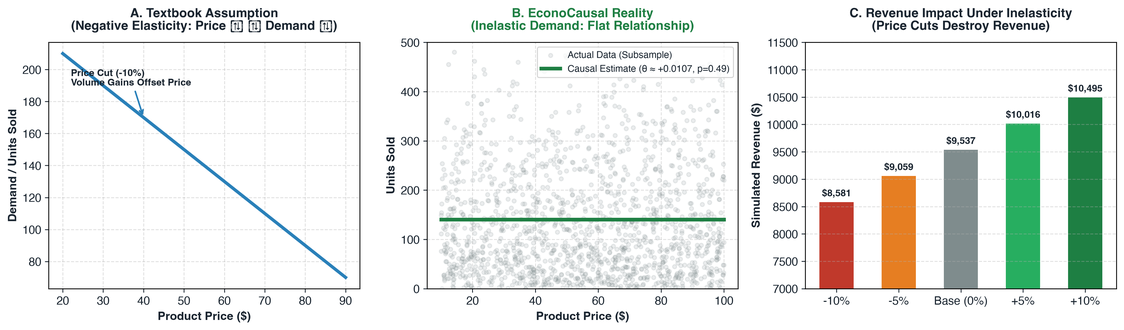
#> input picture presentation_assets/slide2_demand_concept.png, 1124 x 330 px, shrunk from 4461 x 1311 before the run; the run also reads 2 pictures not shown here
$ python generate_pdf_presentation.py
#> lines starting #> are read from the running program, lines starting #| are printed output that depends on the picture
import os
import matplotlib
matplotlib.use('Agg')
import matplotlib.pyplot as plt
import matplotlib.patches as patches
import matplotlib.image as mpimg
from matplotlib.backends.backend_pdf import PdfPages
import numpy as np

# Palette
PRIMARY_GREEN = '#1B5E20'
SECONDARY_GREEN = '#2E7D32'
LIGHT_BG = '#F8FAFC'
CARD_BG = '#FFFFFF'
BORDER_COLOR = '#E2E8F0'
DARK_TEXT = '#1A2530'
BODY_TEXT = '#334155'
MUTED_TEXT = '#64748B'
PILL_BG = '#E8F5E9'
RED_ACCENT = '#C0392B'

def draw_header(ax, category, title, subtitle=None):
    # Top accent bar
    ax.add_patch(patches.Rectangle((0, 0.99), 1, 0.01, facecolor=PRIMARY_GREEN, edgecolor='none', transform=ax.transAxes))

    # Category pill
    ax.text(0.06, 0.935, f"  {category.upper()}  ", transform=ax.transAxes,
            fontsize=8.5, fontweight='bold', color=PRIMARY_GREEN, va='center',
            bbox=dict(boxstyle='round,pad=0.35', facecolor=PILL_BG, edgecolor=SECONDARY_GREEN, lw=1))

    # Title
    ax.text(0.06, 0.88, title, transform=ax.transAxes, fontsize=17, fontweight='bold', color=DARK_TEXT, va='center')

    if subtitle:
        ax.text(0.06, 0.835, subtitle, transform=ax.transAxes, fontsize=9.5, color=MUTED_TEXT, va='center')

def draw_card(ax, x, y, w, h, bg=CARD_BG, border=BORDER_COLOR, lw=1.2):
    rect = patches.FancyBboxPatch((x, y), w, h, boxstyle="round,pad=0.01,rounding_size=0.015",
                                  facecolor=bg, edgecolor=border, linewidth=lw, transform=ax.transAxes)
    ax.add_patch(rect)
    return rect

pdf_filename = 'EconoCausal_Internship_Mid_Review_Presentation.pdf'
print(f"Generating {pdf_filename}...")

with PdfPages(pdf_filename) as pdf:
    # -------------------------------------------------------------
    # SLIDE 1: Title Slide
    # -------------------------------------------------------------
    fig, ax = plt.subplots(figsize=(13.333, 7.5), dpi=300)
    fig.patch.set_facecolor(LIGHT_BG)
    ax.set_facecolor(LIGHT_BG)
    ax.axis('off')

    # Hero card
    draw_card(ax, 0.06, 0.40, 0.88, 0.54)
    ax.add_patch(patches.Rectangle((0.06, 0.40), 0.012, 0.54, facecolor=PRIMARY_GREEN, edgecolor='none', transform=ax.transAxes))

    ax.text(0.09, 0.86, "INTERNSHIP MID-REVIEW PRESENTATION", transform=ax.transAxes, fontsize=10, fontweight='bold', color=PRIMARY_GREEN)
    ax.text(0.09, 0.74, "EconoCausal", transform=ax.transAxes, fontsize=36, fontweight='bold', color=DARK_TEXT)
    ax.text(0.09, 0.65, "AI-Integrated Causal Demand Estimation & Dynamic Pricing Decision-Support System",
            transform=ax.transAxes, fontsize=15, fontweight='bold', color=SECONDARY_GREEN)
    ax.text(0.09, 0.50, "A semiparametric econometric framework leveraging Double Machine Learning (DML) to isolate structural price\nelasticity, evaluate retail scenarios under inventory constraints, and enforce business governance.",
            transform=ax.transAxes, fontsize=11, color=MUTED_TEXT, linespacing=1.4)

    # 3 Metadata cards
    # Card 1: Candidate
    draw_card(ax, 0.06, 0.12, 0.28, 0.24)
    ax.text(0.08, 0.31, "CANDIDATE DETAILS", transform=ax.transAxes, fontsize=8.5, fontweight='bold', color=PRIMARY_GREEN)
    ax.text(0.08, 0.24, "Student: Ippili Hasika\nRole: Data Analyst Intern", transform=ax.transAxes, fontsize=9.5, color=DARK_TEXT, linespacing=1.4)

    # Card 2: Academic
    draw_card(ax, 0.36, 0.12, 0.28, 0.24)
    ax.text(0.38, 0.31, "ACADEMIC AFFILIATION", transform=ax.transAxes, fontsize=8.5, fontweight='bold', color=PRIMARY_GREEN)
    ax.text(0.38, 0.24, "College: ANITS\nDepartment: Information Technology", transform=ax.transAxes, fontsize=9.5, color=DARK_TEXT, linespacing=1.4)

    # Card 3: Host
    draw_card(ax, 0.66, 0.12, 0.28, 0.24)
    ax.text(0.68, 0.31, "INTERNSHIP HOST", transform=ax.transAxes, fontsize=8.5, fontweight='bold', color=PRIMARY_GREEN)
    ax.text(0.68, 0.24, "Organization: Infotact Solutions\nStage: Mid-Review Defense (Days 1–19)", transform=ax.transAxes, fontsize=9.5, color=DARK_TEXT, linespacing=1.4)

    pdf.savefig(fig, bbox_inches='tight')
    plt.close()

    # -------------------------------------------------------------
    # SLIDE 2: Problem Statement
    # -------------------------------------------------------------
    fig, ax = plt.subplots(figsize=(13.333, 7.5), dpi=300)
    fig.patch.set_facecolor(LIGHT_BG)
    ax.set_facecolor(LIGHT_BG)
    ax.axis('off')
    draw_header(ax, "Context & Motivation", "Problem Statement: The Retail Pricing Challenge",
                "Why standard predictive machine learning leads to flawed pricing decisions and revenue destruction.")

    # Left Card
    draw_card(ax, 0.06, 0.08, 0.36, 0.72)
    ax.text(0.08, 0.74, "CORE BUSINESS CHALLENGES", transform=ax.transAxes, fontsize=10, fontweight='bold', color=PRIMARY_GREEN)
    challenges = [
        ("Price vs. Demand Trade-off:", "Price changes directly drive consumer purchasing. Raising prices may reduce volume sold."),
        ("The Discounting Fallacy:", "Discounts may boost volume, but under inelastic demand, total revenue (P × Q) drops significantly."),
        ("Endogeneity & Confounding:", "Store location, seasonality, inventory, and promotions jointly influence price and demand."),
        ("Predictive vs. Causal Gap:", "Standard supervised models forecast demand under existing policies, but cannot evaluate counterfactuals."),
        ("Need for Governance:", "Retailers require pricing engines bounded by inventory limits, cost realities, and uncertainty.")
    ]
    y_pos = 0.67
    for bold_txt, norm_txt in challenges:
        ax.text(0.08, y_pos, f"• {bold_txt}", transform=ax.transAxes, fontsize=9.5, fontweight='bold', color=DARK_TEXT)
        ax.text(0.08, y_pos - 0.045, f"  {norm_txt}", transform=ax.transAxes, fontsize=8.5, color=BODY_TEXT)
        y_pos -= 0.115

    # Right Image Card
    draw_card(ax, 0.44, 0.08, 0.50, 0.72)
    img2 = mpimg.imread('presentation_assets/slide2_demand_concept.png')
#> img2 is the input picture: shape (330, 1124, 4) float32; mean R, G, B, A 0.914, 0.926, 0.913, 1
    ax.imshow(img2, aspect='auto', extent=[0.45, 0.93, 0.12, 0.76], transform=ax.transAxes)

    pdf.savefig(fig, bbox_inches='tight')
    plt.close()

    # -------------------------------------------------------------
    # SLIDE 3: Project Objectives
    # -------------------------------------------------------------
    fig, ax = plt.subplots(figsize=(13.333, 7.5), dpi=300)
    fig.patch.set_facecolor(LIGHT_BG)
    ax.set_facecolor(LIGHT_BG)
    ax.axis('off')
    draw_header(ax, "Project Scope", "Project Objectives: Bridging Prediction and Causality",
                "Six structured objectives designed to transition from historical observation to decision intelligence.")

    objs = [
        ("1. Data Engineering & Auditing", "Analyze 73,100 store-level retail records across 20 products, 5 stores, and 4 regions over 2 full years (2022–2024). Verify zero missingness and schema integrity.", PRIMARY_GREEN),
        ("2. Exploratory & Temporal Analysis", "Investigate bivariate distributions, price support variation across all 100 product-store pairs, and seasonal demand trajectories to isolate macroeconomic trends.", PRIMARY_GREEN),
        ("3. Baseline Demand Modeling", "Build supervised predictive models (Random Forest, Gradient Boosting, RidgeCV) on chronological holdout data to establish forecasting baselines and identify feature bias.", '#2980B9'),
        ("4. Double Machine Learning (DML)", "Implement Robinson's partially linear semiparametric DML with 3-fold cross-fitting and HC3 standard errors to isolate true structural price elasticity from non-linear confounders.", PRIMARY_GREEN),
        ("5. What-If Scenario Simulation", "Develop a constrained pricing simulation engine evaluating candidate price changes (-10% to +10%) bounded by physical inventory caps and 95% confidence intervals.", RED_ACCENT),
        ("6. Decision-Support & Governance", "Formulate an evidence-based pricing governance matrix, distinguish top-line revenue from bottom-line profit, and deliver an interactive Streamlit dashboard.", SECONDARY_GREEN)
    ]
    for i, (t, d, c) in enumerate(objs):
        row = i // 3
        col = i % 3
        x = 0.06 + col * 0.30
        y = 0.45 if row == 0 else 0.12
        draw_card(ax, x, y, 0.28, 0.32)
        ax.add_patch(patches.Rectangle((x, y + 0.31), 0.28, 0.01, facecolor=c, edgecolor='none', transform=ax.transAxes))
        ax.text(x + 0.015, y + 0.26, t, transform=ax.transAxes, fontsize=10.5, fontweight='bold', color=DARK_TEXT)
        ax.text(x + 0.015, y + 0.12, d, transform=ax.transAxes, fontsize=8.5, color=BODY_TEXT, linespacing=1.3)

    pdf.savefig(fig, bbox_inches='tight')
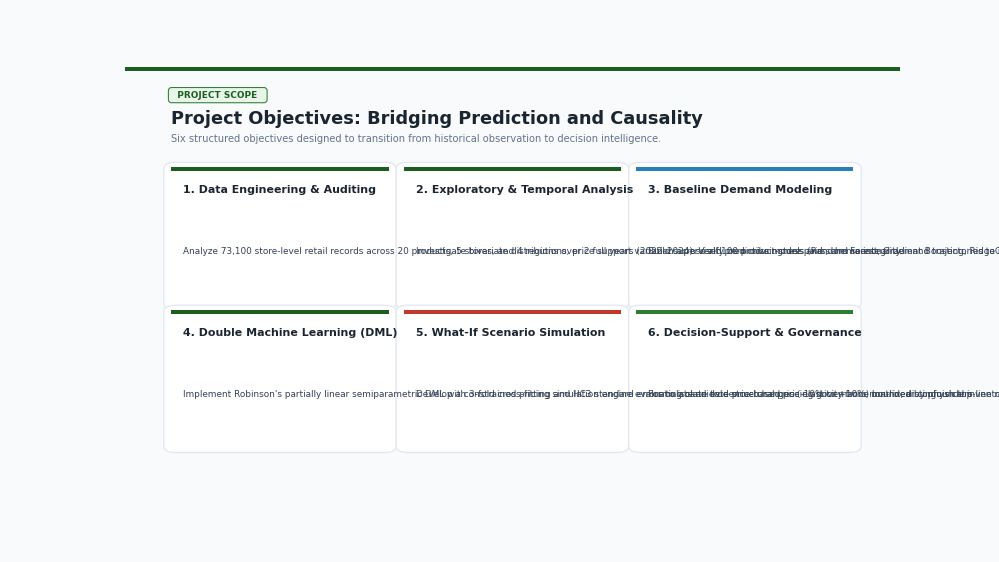
#> figure drawn by matplotlib, 1 panel
    plt.close()

    # -------------------------------------------------------------
    # SLIDE 4: Dataset Description
    # -------------------------------------------------------------
    fig, ax = plt.subplots(figsize=(13.333, 7.5), dpi=300)
    fig.patch.set_facecolor(LIGHT_BG)
    ax.set_facecolor(LIGHT_BG)
    ax.axis('off')
    draw_header(ax, "Data Architecture", "Dataset Description & Verified Quality Audit",
                "Daily store-level inventory and sales transactions across two consecutive calendar years (73,100 records).")

    draw_card(ax, 0.06, 0.08, 0.58, 0.72)
    ax.text(0.08, 0.74, "CORE TRANSACTION SCHEMA & DESCRIPTIVE STATISTICS", transform=ax.transAxes, fontsize=10, fontweight='bold', color=PRIMARY_GREEN)
    cols = [
        ("Date (731 days):", "2022-01-01 to 2024-01-01. Transformed to Year, Month, DayOfWeek."),
        ("Product ID (20 items):", "P0001 to P0020 across 5 distinct merchandise categories."),
        ("Store ID (5 stores):", "S001 to S005 spanning 4 regions (East, North, South, West)."),
        ("Category (5 departments):", "Clothing, Electronics, Furniture, Groceries, Toys (~14.6k records each)."),
        ("Price (Treatment T):", "Mean: $55.03 | Median: $55.01 | Range: [$10.04, $99.97]."),
        ("Units Sold (Outcome Y):", "Mean: 140.2 units | Median: 107.0 units | Range: [0, 499 units]."),
        ("Inventory Level:", "Daily on-hand stock. Mean: 273.2 units | Range: [50, 500 units]."),
        ("Gross Revenue (Derived):", "Calculated as Price × Units Sold. Total Sales = $564.1 Million across 2 years.")
    ]
    y_pos = 0.68
    for b_txt, n_txt in cols:
        ax.text(0.08, y_pos, f"• {b_txt}", transform=ax.transAxes, fontsize=9.5, fontweight='bold', color=DARK_TEXT)
        ax.text(0.08, y_pos - 0.035, f"  {n_txt}", transform=ax.transAxes, fontsize=8.5, color=BODY_TEXT)
        y_pos -= 0.075

    draw_card(ax, 0.66, 0.08, 0.28, 0.72)
    ax.text(0.68, 0.74, "VERIFIED QUALITY AUDIT", transform=ax.transAxes, fontsize=10, fontweight='bold', color=PRIMARY_GREEN)
    audits = [
        ("Total Rows:", "73,100 verified records across 100 product-store pairs."),
        ("Missing Values:", "0 nulls across all columns (100% complete dataset)."),
        ("Duplicate Records:", "0 duplicate rows detected in automated checks."),
        ("Intra-SKU Variation:", "100% of product-store pairs exhibit temporal price changes."),
        ("Forecast Anomaly:", "Identified negative Demand Forecasts (-9.99); isolated from causal model."),
        ("Missing Unit Cost:", "Wholesale procurement cost (COGS) is absent. Mandates revenue optimization.")
    ]
    y_pos = 0.68
    for b_txt, n_txt in audits:
        c_flag = RED_ACCENT if "Missing Unit Cost" in b_txt else DARK_TEXT
        ax.text(0.68, y_pos, f"• {b_txt}", transform=ax.transAxes, fontsize=9, fontweight='bold', color=c_flag)
        ax.text(0.68, y_pos - 0.04, f"  {n_txt}", transform=ax.transAxes, fontsize=8, color=BODY_TEXT)
        y_pos -= 0.10

    pdf.savefig(fig, bbox_inches='tight')
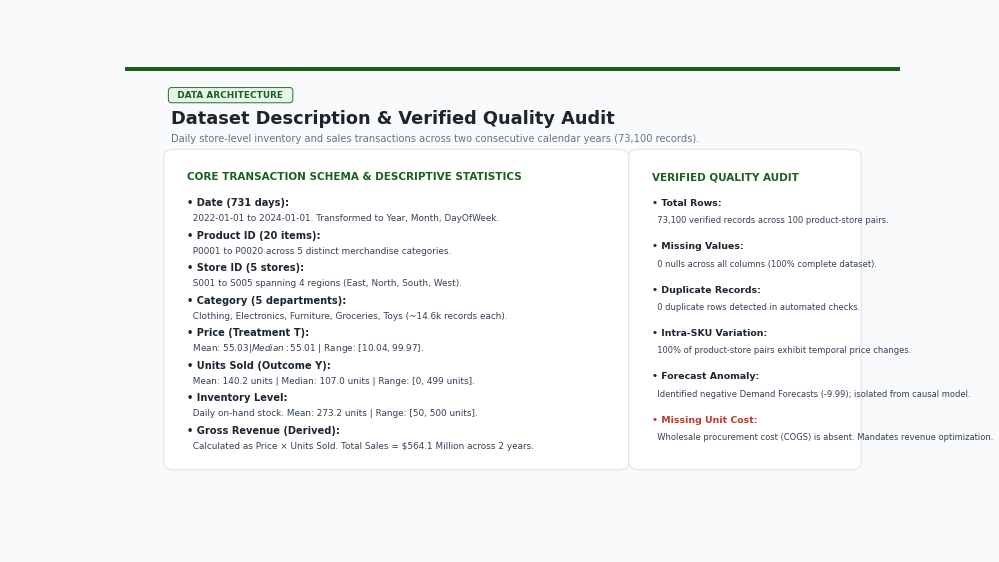
#> figure drawn by matplotlib, 1 panel
    plt.close()

    # -------------------------------------------------------------
    # SLIDE 5: Preprocessing and EDA
    # -------------------------------------------------------------
    fig, ax = plt.subplots(figsize=(13.333, 7.5), dpi=300)
    fig.patch.set_facecolor(LIGHT_BG)
    ax.set_facecolor(LIGHT_BG)
    ax.axis('off')
    draw_header(ax, "Data Engineering & EDA", "Data Preprocessing & Exploratory Data Analysis",
                "Systematic data sanitization, feature engineering, and empirical distributional diagnostics.")

    # 3 Summary Pills
    pills = [
        ("1. Data Sanitization", "ISO datetime parsing, non-negative checks, 0 nulls, 0 duplicate records."),
        ("2. Feature Engineering", "Engineered Year, Month, DayOfWeek, and Derived Revenue (Price × Units Sold)."),
        ("3. Bivariate Finding", "Unadjusted Price vs Demand correlation r ≈ 0.00; OLS slope = +0.0045 (p=0.77).")
    ]
    for i, (t, d) in enumerate(pills):
        x = 0.06 + i * 0.30
        draw_card(ax, x, 0.72, 0.28, 0.10)
        c_title = RED_ACCENT if "Bivariate" in t else PRIMARY_GREEN
        ax.text(x + 0.015, 0.78, t, transform=ax.transAxes, fontsize=9.5, fontweight='bold', color=c_title)
        ax.text(x + 0.015, 0.74, d, transform=ax.transAxes, fontsize=8, color=MUTED_TEXT)

    draw_card(ax, 0.06, 0.06, 0.88, 0.64)
    img5 = mpimg.imread('presentation_assets/slide5_eda_combined.png')
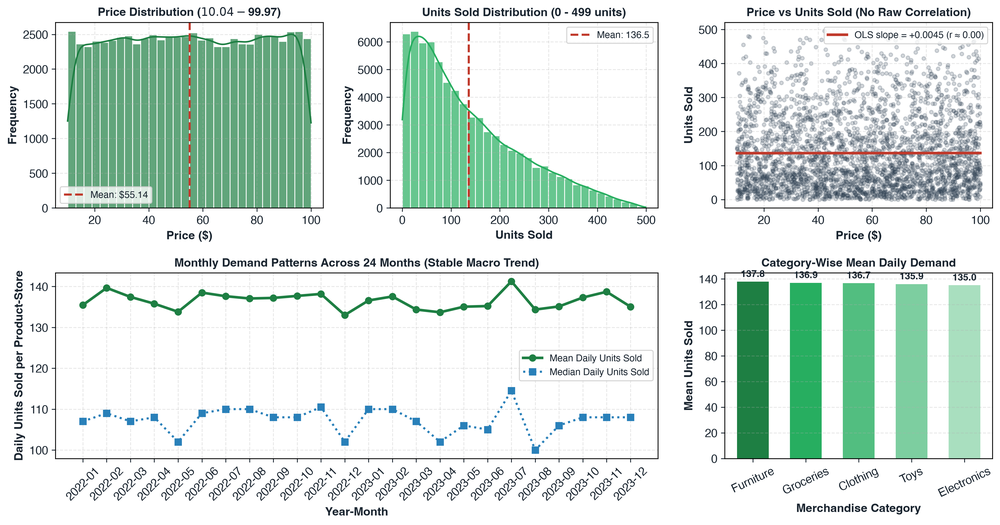
#> input picture presentation_assets/slide5_eda_combined.png, 1000 x 525 px, shrunk from 3970 x 2086 before the run
#> img5 is the input picture: shape (525, 1000, 4) float32; mean R, G, B, A 0.847, 0.9, 0.873, 1
    ax.imshow(img5, aspect='auto', extent=[0.07, 0.93, 0.08, 0.68], transform=ax.transAxes)

    pdf.savefig(fig, bbox_inches='tight')
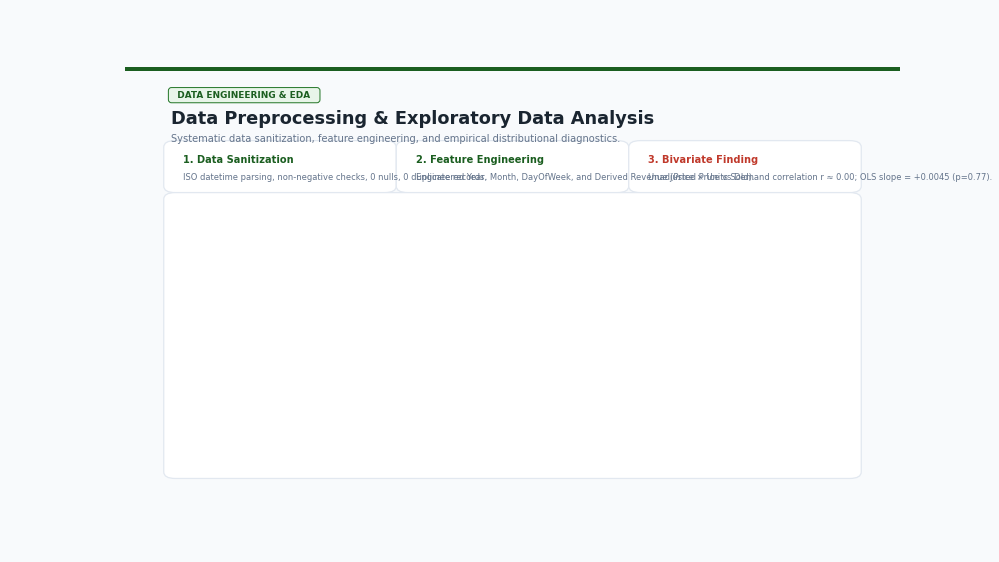
#> figure drawn by matplotlib, 1 panel
    plt.close()

    # -------------------------------------------------------------
    # SLIDE 6: Workflow Diagram
    # -------------------------------------------------------------
    fig, ax = plt.subplots(figsize=(13.333, 7.5), dpi=300)
    fig.patch.set_facecolor(LIGHT_BG)
    ax.set_facecolor(LIGHT_BG)
    ax.axis('off')
    draw_header(ax, "Methodological Pipeline", "End-to-End Project Methodology and Workflow",
                "A structured 10-stage architecture bridging data engineering, predictive modeling, DML, and pricing governance.")

    draw_card(ax, 0.06, 0.06, 0.88, 0.74)
    img6 = mpimg.imread('presentation_assets/slide6_workflow_diagram.png')
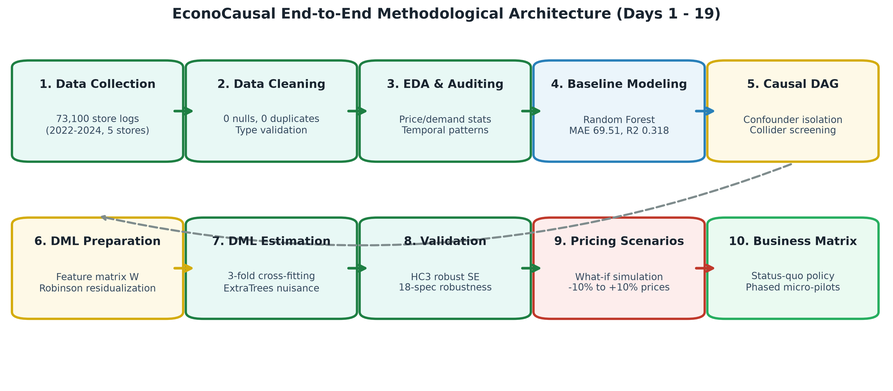
#> input picture presentation_assets/slide6_workflow_diagram.png, 893 x 391 px, shrunk from 3547 x 1552 before the run
#> img6 is the input picture: shape (391, 893, 4) float32; mean R, G, B, A 0.919, 0.942, 0.925, 1
    ax.imshow(img6, aspect='auto', extent=[0.07, 0.93, 0.08, 0.78], transform=ax.transAxes)

    pdf.savefig(fig, bbox_inches='tight')
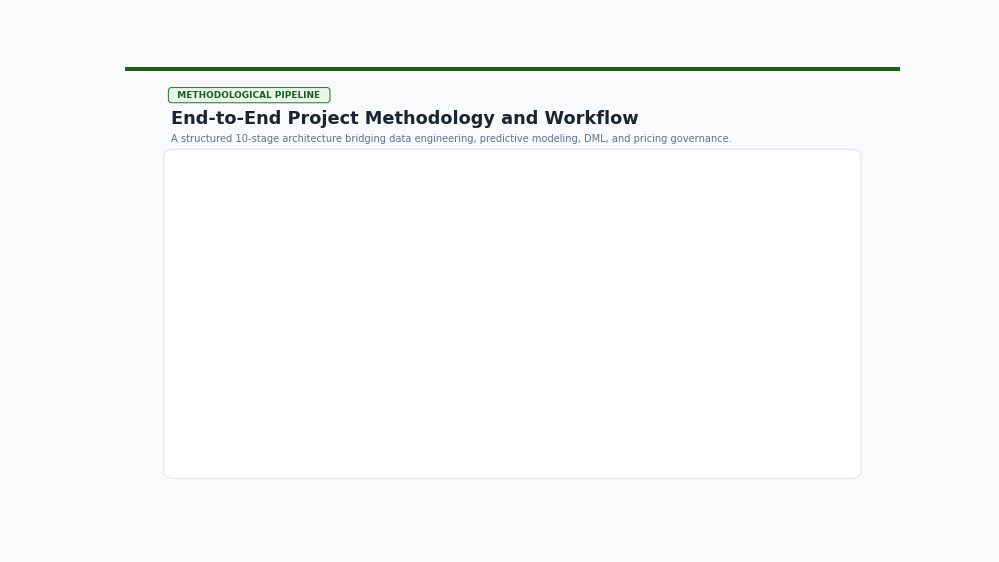
#> figure drawn by matplotlib, 1 panel
    plt.close()

    # -------------------------------------------------------------
    # SLIDE 7: Baseline Demand Modeling
    # -------------------------------------------------------------
    fig, ax = plt.subplots(figsize=(13.333, 7.5), dpi=300)
    fig.patch.set_facecolor(LIGHT_BG)
    ax.set_facecolor(LIGHT_BG)
    ax.axis('off')
    draw_header(ax, "Predictive Benchmarking", "Baseline Demand Modeling: Predictive vs. Causal",
                "Evaluating supervised forecasting performance and uncovering the post-treatment inventory trap.")

    draw_card(ax, 0.06, 0.08, 0.36, 0.72)
    ax.text(0.08, 0.74, "PREDICTIVE MODELING AUDIT", transform=ax.transAxes, fontsize=10, fontweight='bold', color=PRIMARY_GREEN)
    ml_pts = [
        ("Chronological Split:", "80% Train (58,480 rows) | 20% Test (14,620 rows). Avoids data leakage."),
        ("Supervised Models Evaluated:", "• Random Forest: MAE = 69.51, R² = 0.3184\n• HistGradBoost: MAE = 68.68, R² = 0.3419\n• RidgeCV (L2): MAE = 68.65, R² = 0.3443\n• Dummy Baseline: MAE = 88.81, R² = 0.00"),
        ("Predictive vs Causal Distinction:", "ML predicts E[Y | Price, Inventory] under past policy, but cannot evaluate causal interventions (∂Y/∂Price)."),
        ("The Inventory Collider Trap:", "Inventory Level drives 0.7118 test R² drop in permutation importance; Price accounts for only 0.0029! Inventory is a stocking reflection, not demand.")
    ]
    y_pos = 0.67
    for b_txt, n_txt in ml_pts:
        c_flag = RED_ACCENT if "Collider" in b_txt else DARK_TEXT
        ax.text(0.08, y_pos, f"• {b_txt}", transform=ax.transAxes, fontsize=9.5, fontweight='bold', color=c_flag)
        ax.text(0.08, y_pos - 0.045, f"  {n_txt}", transform=ax.transAxes, fontsize=8.5, color=BODY_TEXT)
        y_pos -= 0.14

    draw_card(ax, 0.44, 0.08, 0.50, 0.72)
    img7 = mpimg.imread('presentation_assets/slide7_model_benchmarks.png')
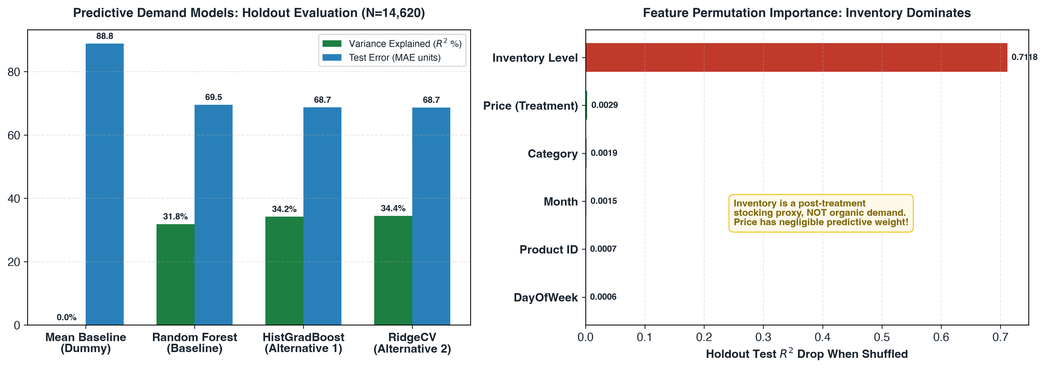
#> input picture presentation_assets/slide7_model_benchmarks.png, 1045 x 368 px, shrunk from 4147 x 1461 before the run
#> img7 is the input picture: shape (368, 1045, 4) float32; mean R, G, B, A 0.856, 0.883, 0.892, 1
    ax.imshow(img7, aspect='auto', extent=[0.45, 0.93, 0.12, 0.76], transform=ax.transAxes)

    pdf.savefig(fig, bbox_inches='tight')
#> (the rest of the program and of its run is left out)
